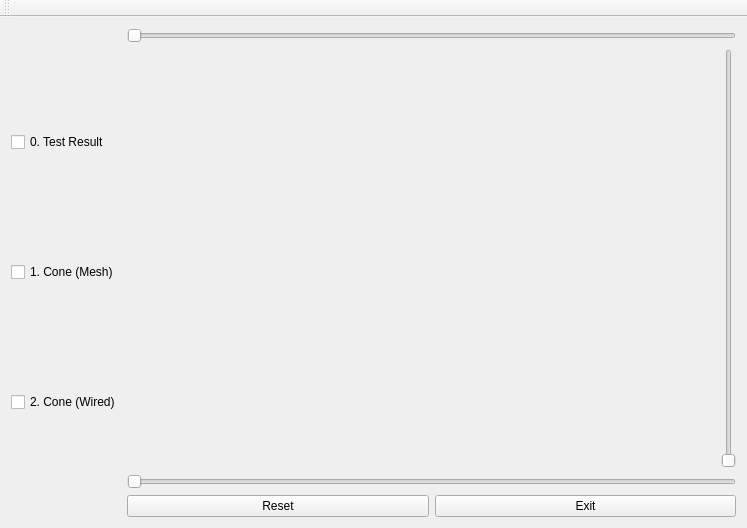
<?xml version="1.0" encoding="UTF-8"?>
<ui version="4.0">
 <class>MainWindow</class>
 <widget class="QMainWindow" name="MainWindow">
  <property name="geometry">
   <rect>
    <x>0</x>
    <y>0</y>
    <width>747</width>
    <height>528</height>
   </rect>
  </property>
  <property name="windowTitle">
   <string>Mesh_Computational_Geometry</string>
  </property>
  <widget class="QWidget" name="centralWidget">
   <property name="sizePolicy">
    <sizepolicy hsizetype="Maximum" vsizetype="Maximum">
     <horstretch>0</horstretch>
     <verstretch>0</verstretch>
    </sizepolicy>
   </property>
   <layout class="QHBoxLayout" name="horizontalLayout">
    <item>
     <layout class="QVBoxLayout" name="vertical_checklist">
      <item>
       <widget class="QCheckBox" name="checkBox0">
        <property name="text">
         <string>0. Test Result</string>
        </property>
       </widget>
      </item>
      <item>
       <widget class="QCheckBox" name="checkBox1">
        <property name="text">
         <string>1. Cone (Mesh)</string>
        </property>
       </widget>
      </item>
      <item>
       <widget class="QCheckBox" name="checkBox2">
        <property name="text">
         <string>2. Cone (Wired)</string>
        </property>
       </widget>
      </item>
     </layout>
    </item>
    <item>
     <layout class="QVBoxLayout" name="verticalLayout">
      <item>
       <widget class="QSlider" name="resizerX">
        <property name="orientation">
         <enum>Qt::Horizontal</enum>
        </property>
       </widget>
      </item>
      <item>
       <layout class="QHBoxLayout" name="horizontalLayout_2">
        <item>
         <widget class="GLDisplayWidget" name="mydisplay" native="true">
          <property name="sizePolicy">
           <sizepolicy hsizetype="Expanding" vsizetype="Preferred">
            <horstretch>0</horstretch>
            <verstretch>0</verstretch>
           </sizepolicy>
          </property>
         </widget>
        </item>
        <item>
         <widget class="QSlider" name="resizerY">
          <property name="orientation">
           <enum>Qt::Vertical</enum>
          </property>
         </widget>
        </item>
       </layout>
      </item>
      <item>
       <widget class="QSlider" name="resizer">
        <property name="orientation">
         <enum>Qt::Horizontal</enum>
        </property>
       </widget>
      </item>
      <item>
       <layout class="QHBoxLayout" name="horizontalLayout_3">
        <item>
         <widget class="QPushButton" name="Reset">
          <property name="text">
           <string>Reset</string>
          </property>
         </widget>
        </item>
        <item>
         <widget class="QPushButton" name="Exit">
          <property name="text">
           <string>Exit</string>
          </property>
         </widget>
        </item>
       </layout>
      </item>
     </layout>
    </item>
   </layout>
  </widget>
  <widget class="QToolBar" name="mainToolBar">
   <attribute name="toolBarArea">
    <enum>TopToolBarArea</enum>
   </attribute>
   <attribute name="toolBarBreak">
    <bool>false</bool>
   </attribute>
  </widget>
 </widget>
 <layoutdefault spacing="6" margin="11"/>
 <customwidgets>
  <customwidget>
   <class>GLDisplayWidget</class>
   <extends>QWidget</extends>
   <header location="global">gldisplaywidget.h</header>
   <container>1</container>
  </customwidget>
 </customwidgets>
 <tabstops>
  <tabstop>checkBox1</tabstop>
 </tabstops>
 <resources/>
 <connections/>
</ui>
